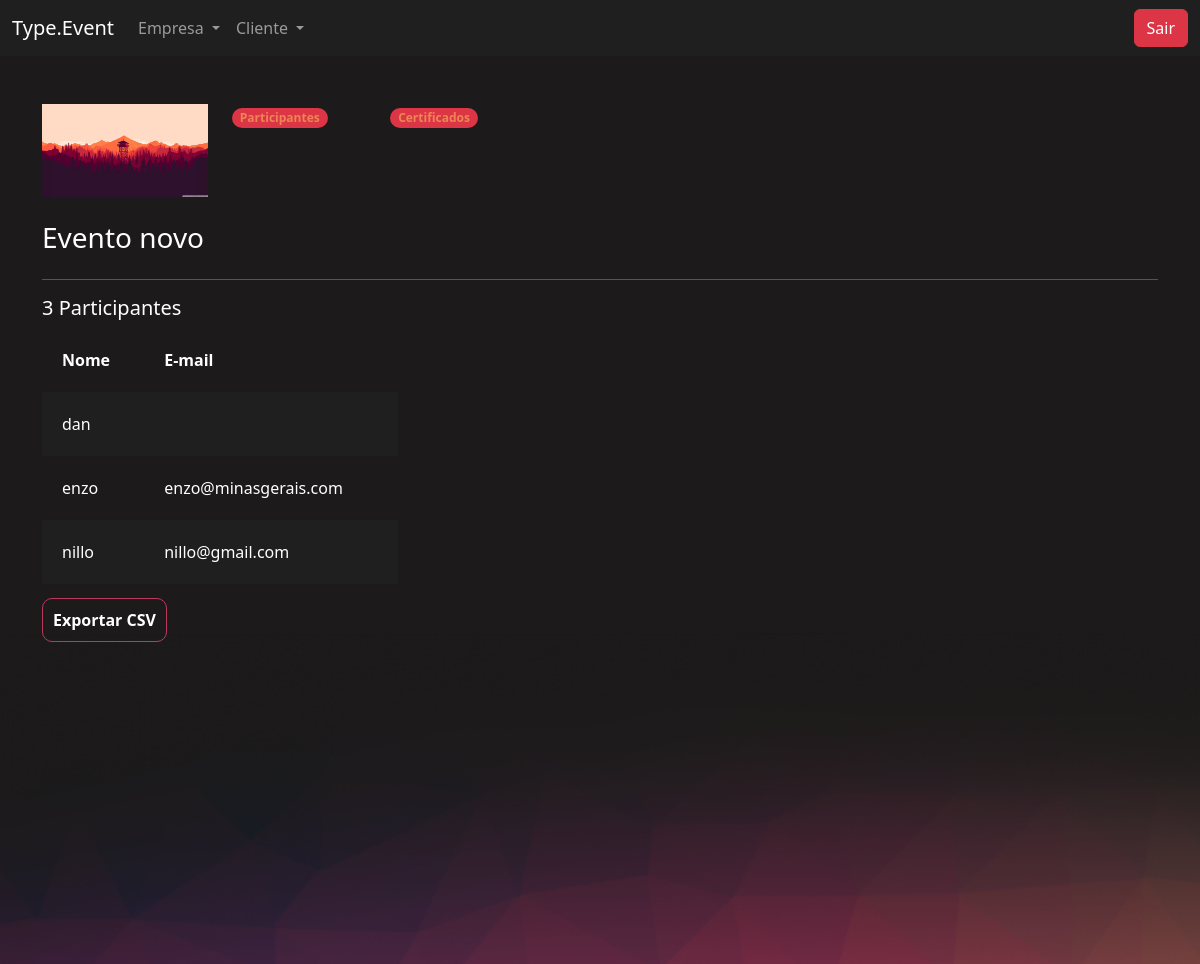
Screenshot of /eventos/participantes_evento/1/ (signed in) with the database file from the repository.
### eventos/models.py (models this page shows, shortened)
class Evento(models.Model):
    criador = models.ForeignKey(User, on_delete=models.DO_NOTHING)
    nome = CharField(max_length=200)
    descricao = TextField()
    data_inicio = DateField()
    data_termino = DateField()
    carga_horaria = IntegerField()
    logo = ImageField(upload_to="logos")
    participantes =  models.ManyToManyField(User, related_name="evento_participante", null=True, blank=True)
    cor_principal = CharField(max_length=7)
    cor_secundaria = CharField(max_length=7)
    cor_fundo = CharField(max_length=7)

### eventos/views.py (the view)
# urls.py: path('participantes_evento/<int:id>/', views.participantes_evento, name="participantes_evento"),
@login_required(login_url='/auth/login')
def participantes_evento(request, id):
    evento = get_object_or_404(Evento, id=id)
    if not evento.criador == request.user:
        raise Http404('Esse evento não é seu!')
    if request.method == "GET":
        participantes = evento.participantes.all()
        return render(request, 'participantes_evento.html', {'evento': evento, 'participantes': participantes})

### eventos/templates/participantes_evento.html (shortened to what this page needs)
{% extends "bases/base_evento.html" %}
{% load static %}
{% block 'importacoes' %}
    <link href="{% static 'evento/css/gerenciar_evento.css' %}" rel="stylesheet">
{% endblock %}
{% block 'conteudo' %}
    <div class="container">
        <br>
        <br>
        <div class="row">
            <div class="col-md-2">
                <img width="100%" src="/media/{{evento.logo}}">
                <br>
                <br>
                <h3>{{evento.nome}}</h3>
            </div>
            <div class="col-md">
                <div class="row">
                    <div class="col-md-2">
                        <span class="badge rounded-pill text-bg-danger"><a class="link" href="{% url 'participantes_evento' evento.id %}">Participantes</a></span>
                    </div>
                    <div class="col-md-2">
                        <span class="badge rounded-pill text-bg-danger"><a class="link" href="">Certificados</a></span>
                    </div>
                </div>
            </div>
        </div>
        <hr>
        <div class="row">
            <h5>{{evento.participantes.all.count}} Participantes</h5>
            <div class="col-md-4">
                <table>
                    <tr>
                        <th>Nome</th>
                        <th>E-mail</th>
                    </tr>
                    {% for participante in participantes %}
                        <tr class="{% cycle 'linha' 'linha2' %}">
                            <td>{{participante.username}}</td>
                            <td>{{participante.email}}</td>
                        </tr>
                    {% endfor %}
                </table>
                <br>
                <div class="row">
                    <div class="col-md ">
                        <a href="{% url 'gerar_csv' evento.id %}" class="btn-principal" style="text-decoration: none;">Exportar CSV</a>
                    </div>
                </div>
            </div>
        </div>
    </div>
{% endblock %}

### templates/static/geral/css/base.css (style rules this page uses)
body { color: white !important; }
:root { --main-color: #201F1F; --dark-color: #1C1A1A; --contrast-color: #BE375F; --differential-color: #ED8554; }

### templates/static/eventos/css/gerenciar_evento.css (style rules this page uses)
table { width: 100%; padding: 20px; }
.linha { height: 40px; background-color: var(--main-color); padding: 20px; }
td, th { padding: 20px; }

### templates/static/eventos/css/evento.css (style rules this page uses)
body { background-color: #1C1A1A; }

### templates/static/usuarios/css/usuarios.css (style rules this page uses)
.link { color: var(--differential-color); text-decoration: none; }
.btn-principal { background-color: transparent; border: 1px solid var(--contrast-color); color: white; padding: 10px; border-radius: 10px; font-weight: bold; }

### rows the page displays
Evento: logo (picture), nome "Evento novo", participantes.all.count "3"

### other values shown
{{ participante.username }} "dan"
{{ participante.username }} "enzo"
{{ participante.email }} "enzo@minasgerais.com"
{{ participante.username }} "nillo"
{{ participante.email }} "nillo@gmail.com"
